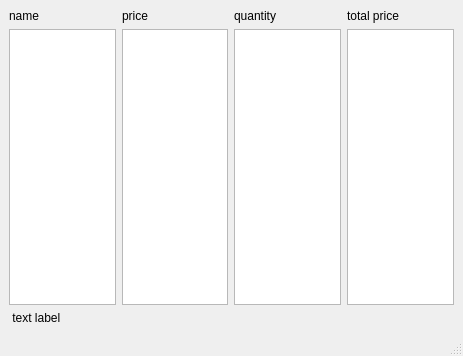
<?xml version="1.0" encoding="UTF-8"?>
<ui version="4.0">
 <class>bill</class>
 <widget class="QMainWindow" name="bill">
  <property name="geometry">
   <rect>
    <x>0</x>
    <y>0</y>
    <width>463</width>
    <height>356</height>
   </rect>
  </property>
  <property name="windowTitle">
   <string>MainWindow</string>
  </property>
  <widget class="QWidget" name="centralwidget">
   <layout class="QVBoxLayout" name="verticalLayout_5">
    <item>
     <layout class="QHBoxLayout" name="horizontalLayout">
      <item>
       <layout class="QVBoxLayout" name="verticalLayout">
        <item>
         <widget class="QLabel" name="label">
          <property name="text">
           <string>name</string>
          </property>
         </widget>
        </item>
        <item>
         <widget class="QListWidget" name="name"/>
        </item>
       </layout>
      </item>
      <item>
       <layout class="QVBoxLayout" name="verticalLayout_2">
        <item>
         <widget class="QLabel" name="label_2">
          <property name="text">
           <string>price</string>
          </property>
         </widget>
        </item>
        <item>
         <widget class="QListWidget" name="price"/>
        </item>
       </layout>
      </item>
      <item>
       <layout class="QVBoxLayout" name="verticalLayout_3">
        <item>
         <widget class="QLabel" name="label_3">
          <property name="text">
           <string>quantity</string>
          </property>
         </widget>
        </item>
        <item>
         <widget class="QListWidget" name="quantity"/>
        </item>
       </layout>
      </item>
      <item>
       <layout class="QVBoxLayout" name="verticalLayout_4">
        <item>
         <widget class="QLabel" name="label_4">
          <property name="text">
           <string>total price</string>
          </property>
         </widget>
        </item>
        <item>
         <widget class="QListWidget" name="totalprice"/>
        </item>
       </layout>
      </item>
     </layout>
    </item>
    <item>
     <widget class="QLabel" name="label_5">
      <property name="text">
       <string> text label</string>
      </property>
     </widget>
    </item>
   </layout>
  </widget>
  <widget class="QMenuBar" name="menubar">
   <property name="geometry">
    <rect>
     <x>0</x>
     <y>0</y>
     <width>463</width>
     <height>20</height>
    </rect>
   </property>
  </widget>
  <widget class="QStatusBar" name="statusbar"/>
 </widget>
 <resources/>
 <connections/>
</ui>
